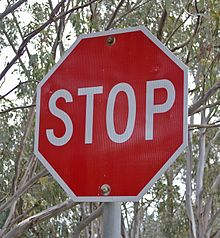
#> input picture STOP_sign.jpg, 220 x 238 px, found by its file name
$ jupyter execute Transform.ipynb   (shell and % lines are left out)
#> lines starting #> are read from the running program, lines starting #| are printed output that depends on the picture
[cell 1]
import numpy as np
import cv2
import matplotlib.pyplot as plt
import matplotlib.image as mpimg
img = cv2.imread('./STOP_sign.jpg')
#> img is the input picture: shape (238, 220, 3); mean B, G, R 102.5, 104.5, 140.3
img = cv2.cvtColor(img, cv2.COLOR_BGR2RGB)
plt.imshow(img)

[cell 2]
#35, 155 - left, down
#39, 86 - left, up
#186, 66 - right, up
#185, 142 - right, down

plt.imshow(img)
plt.plot(35, 155, ".")
plt.plot(39, 86, ".")
plt.plot(186, 66, ".")
plt.plot(185, 142, ".")
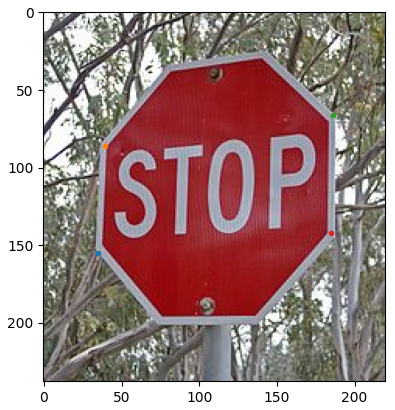
#> figure drawn by matplotlib, 1 panel

[cell 3]
def warp(img):
    img_size = (img.shape[1], img.shape[0])
#> img_size = (220, 238)
    src = np.float32(
        [[35,155],
         [39,86],
         [186,66],
         [185,142]
        ])
    dst = np.float32(
        [[35,155],
         [35,86],
         [186,86],
         [186,155]
        ])
    M =  cv2.getPerspectiveTransform(src, dst)
    Minv =  cv2.getPerspectiveTransform(dst, src)
    warped = cv2.warpPerspective(img, M, img_size, flags=cv2.INTER_LINEAR)
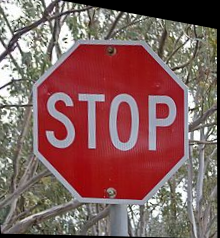
#> warped: shape (238, 220, 3); mean R, G, B 130.9, 96.2, 94.3
    return warped

warped_im =  warp(img)
plt.imshow(warped_im)

$ run again, with curved-lane.jpg copied over STOP_sign.jpg
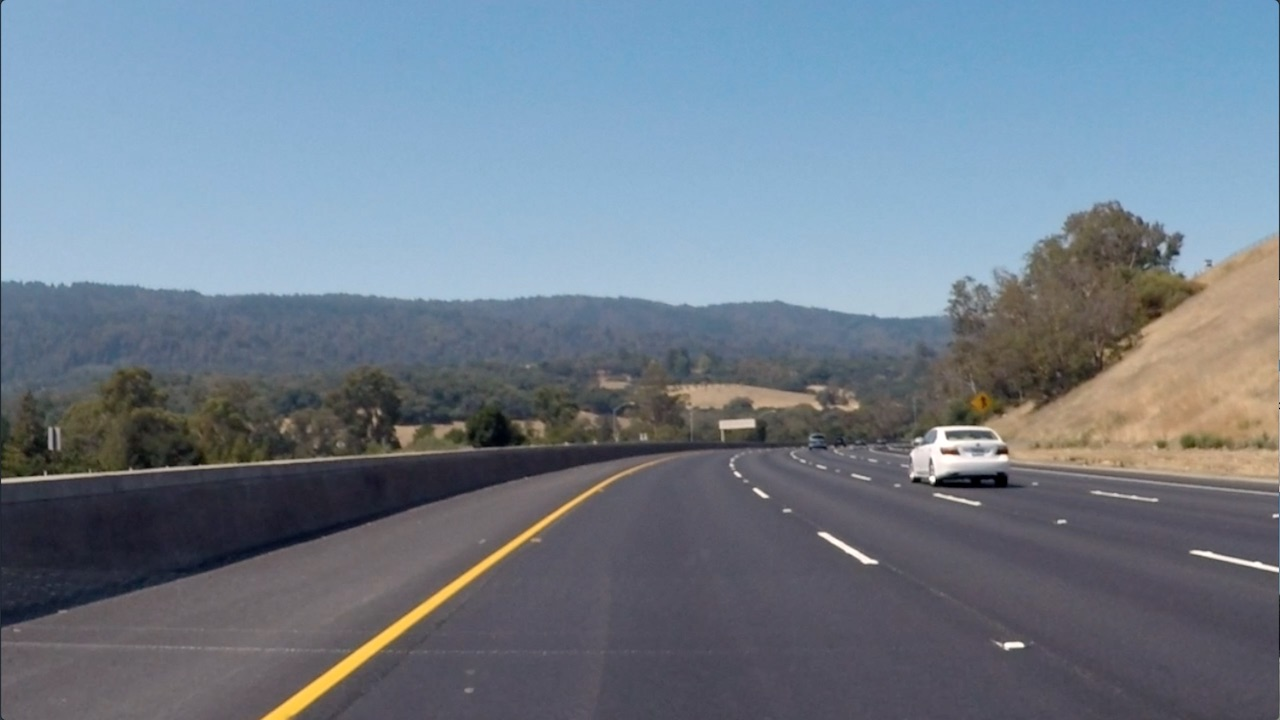
#> input picture curved-lane.jpg, 1280 x 720 px, found by its file name
#> img is the input picture: shape (720, 1280, 3); mean B, G, R 138.7, 125, 112.1
#> `[cell 2] #35, 155 - left, down #39, 86 - left, up #186, 66 - right, up..`:
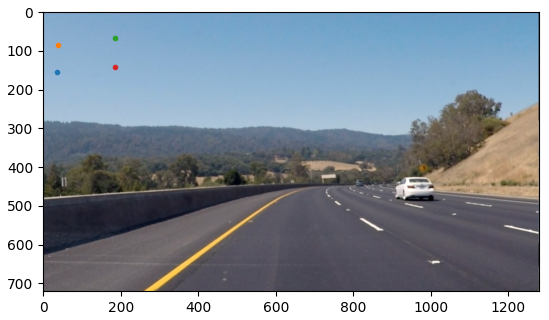
#> figure drawn by matplotlib, 1 panel
#> in warp, `warped = cv2.warpPerspective(img, M, img_size, flags=cv2.INTER_LINEAR)`:
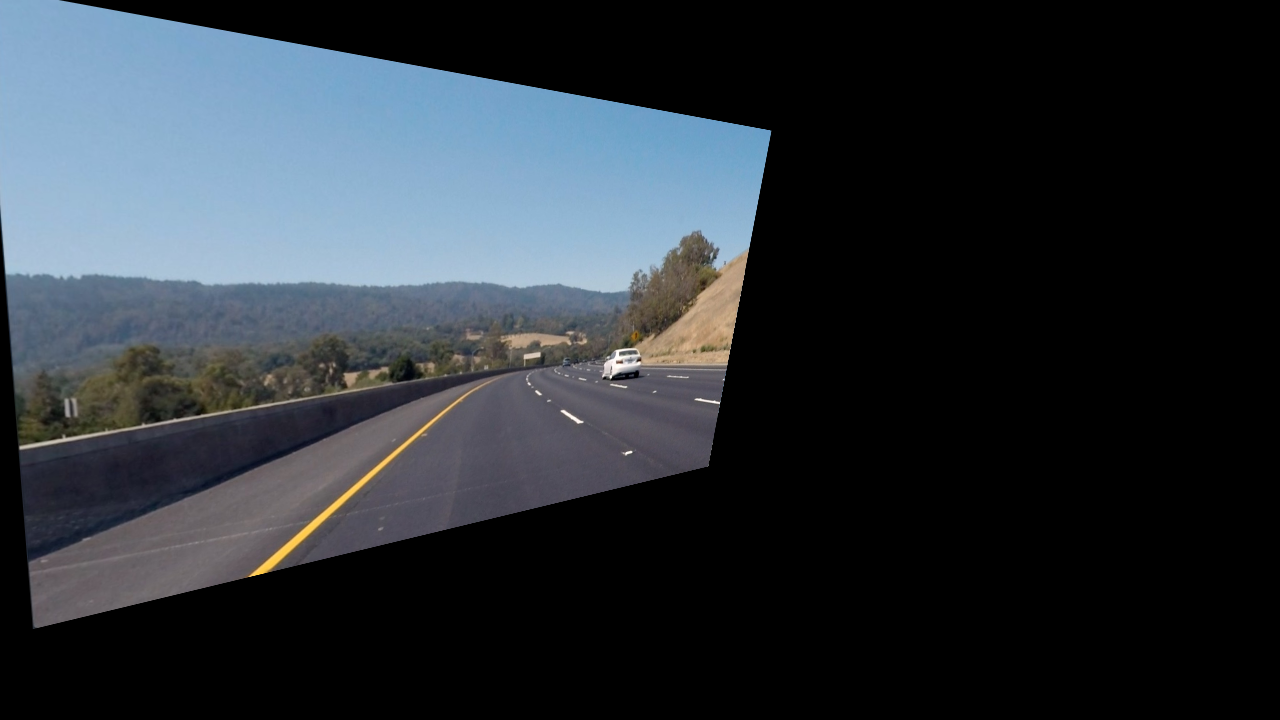
#> warped: shape (720, 1280, 3); mean R, G, B 43.5, 49.9, 56.3

$ run again, with calibration_test.png saved as STOP_sign.jpg
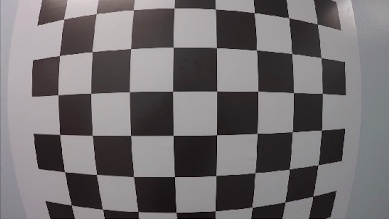
#> input picture calibration_test.png, 389 x 219 px, found by its file name
#> img is the input picture: shape (219, 389, 3); mean B, G, R 112.2, 110.5, 114.7
#> `[cell 2] #35, 155 - left, down #39, 86 - left, up #186, 66 - right, up..`:
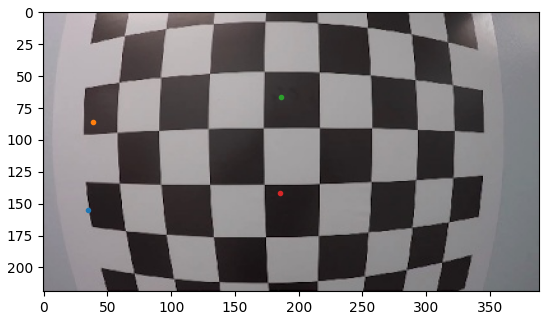
#> figure drawn by matplotlib, 1 panel
#> in warp, `warped = cv2.warpPerspective(img, M, img_size, flags=cv2.INTER_LINEAR)`:
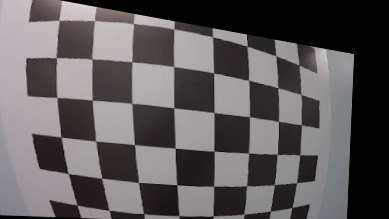
#> warped: shape (219, 389, 3); mean R, G, B 94.3, 90.4, 91.8
